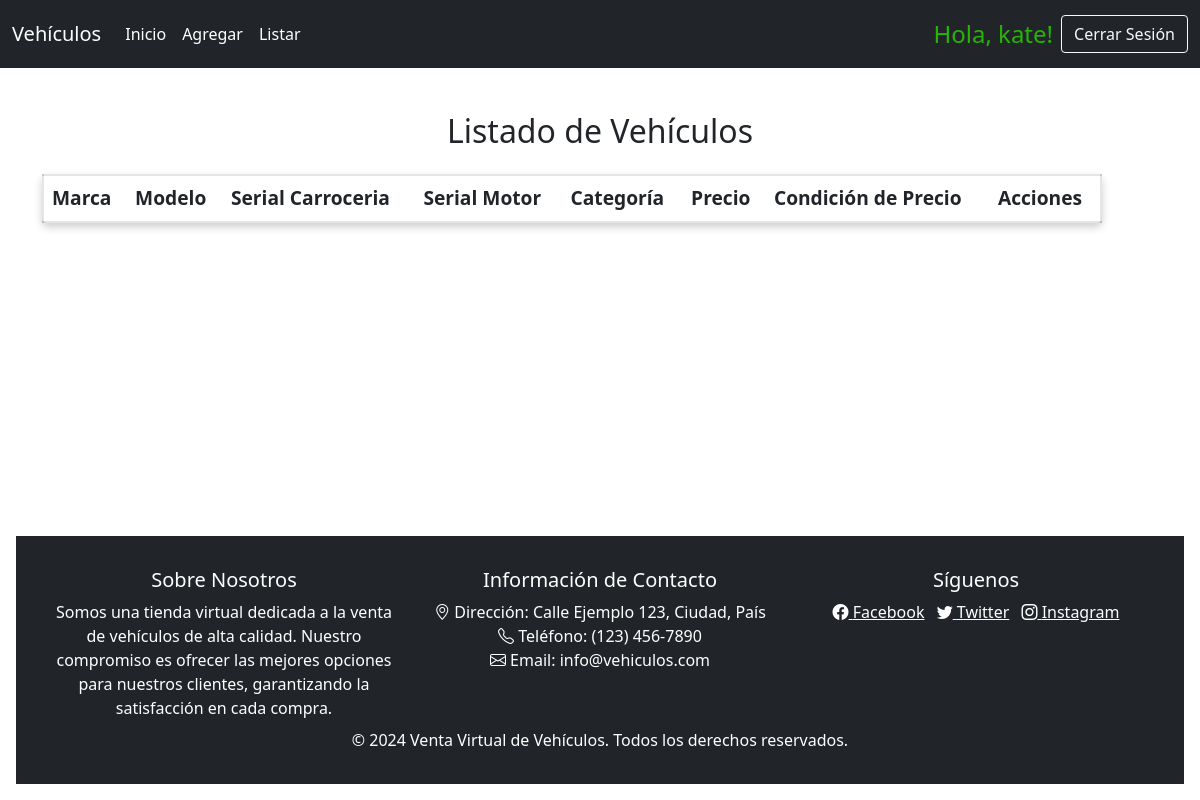
Before: /vehiculos/ (signed in) with the older database file.
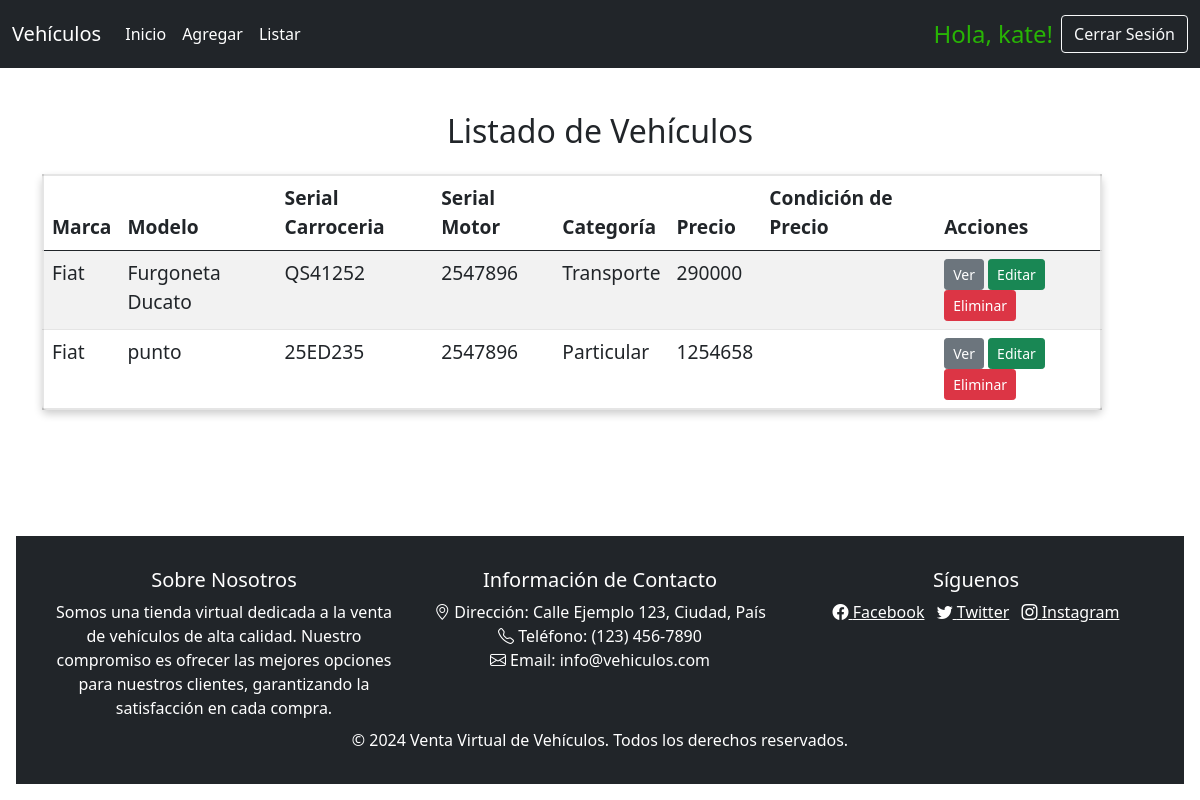
After: the same page with the newer database file.
### vehiculo/models.py (models this page shows, shortened)
class Vehiculo(models.Model):
    marca = models.ForeignKey(Marca, on_delete=models.CASCADE)
    modelo = models.CharField(max_length=100)
    serial_carroceria = models.CharField(max_length=50)
    serial_motor = models.CharField(max_length=50)
    categoria = models.CharField(max_length=20, choices=[
        ('Particular', 'Particular'),
        ('Transporte', 'Transporte'),
        ('Carga', 'Carga'),
    ])
    precio = models.IntegerField()
    fecha_de_creacion = models.DateTimeField(auto_now_add=True)
    fecha_de_modificacion = models.DateTimeField(auto_now=True)
    class Meta:
        permissions = [
            ("visualizar_catalogo", "Puede visualizar el catálogo de vehículos"),
        ]

class Marca(models.Model):
    nombre = models.CharField(max_length=100)
    def __str__(self):
        return self.nombre

### vehiculo/views.py (the view)
# urls.py: path('vehiculos/', vehiculos_list, name='vehiculos_list'),
@login_required
def vehiculos_list(request):
    precio_min = request.GET.get('precio_min', 0)  # Por defecto es 0 si no se proporciona
    precio_max = request.GET.get('precio_max', None)  # Si no se proporciona, queda como None
    try:
        precio_min = int(precio_min)
    except ValueError:
        precio_min = 0  # Valor por defecto si no es un entero válido
    if precio_max:
        try:
            precio_max = int(precio_max)
        except ValueError:
            precio_max = None  # Si no es válido, se ignora
    if precio_max is not None:
        vehiculos = Vehiculo.objects.filter(precio__gte=precio_min, precio__lte=precio_max)
    else:
        vehiculos = Vehiculo.objects.filter(precio__gte=precio_min)
    return render(request, 'vehiculos_list.html', {'vehiculos': vehiculos})

### vehiculo/templates/vehiculos_list.html (shortened to what this page needs)
{% extends 'base.html' %}
{% block content %}
<div class="containerTabla" style="margin: 20px auto;">
    <h2 class="text-center mb-4">Listado de Vehículos</h2>
    <table class="table table-striped"
        style="width: 95%; border: 2px solid rgba(0, 0, 0, 0.1); border-radius: 5px; box-shadow: 0 4px 8px rgba(0, 0, 0, 0.2);">
        <thead>
            <tr>
                <th style="font-size: 1.2rem;">Marca</th>
                <th style="font-size: 1.2rem;">Modelo</th>
                <th style="font-size: 1.2rem;">Serial Carroceria</th>
                <th style="font-size: 1.2rem;">Serial Motor</th>
                <th style="font-size: 1.2rem;">Categoría</th>
                <th style="font-size: 1.2rem;">Precio</th>
                <th style="font-size: 1.2rem;">Condición de Precio</th>
                <th style="font-size: 1.2rem;">Acciones</th>
            </tr>
        </thead>
        <tbody>
            {% for vehiculo in vehiculos %}
            <tr>
                <td style="font-size: 1.2rem;">{{ vehiculo.marca }}</td>
                <td style="font-size: 1.2rem;">{{ vehiculo.modelo }}</td>
                <td style="font-size: 1.2rem;">{{ vehiculo.serial_carroceria }}</td>
                <td style="font-size: 1.2rem;">{{ vehiculo.serial_motor }}</td>
                <td style="font-size: 1.2rem;">{{ vehiculo.categoria }}</td>
                <td style="font-size: 1.2rem;">{{ vehiculo.precio }}</td>
                <td style="font-size: 1.2rem;">{{ vehiculo.condicion_precio }}</td>
                <td>
                    <a href="{% url 'ver_vehiculo' vehiculo.pk %}" class="btn btn-secondary btn-sm"
                        style="text-decoration: none;">Ver</a>
                    <a href="{% url 'editar_vehiculo' vehiculo.pk %}" class="btn btn-success btn-sm"
                        style="text-decoration: none;">Editar</a>
                    <a href="{% url 'eliminar_vehiculo' vehiculo.pk %}" class="btn btn-danger btn-sm"
                        style="text-decoration: none;">Eliminar</a>
                </td>
            </tr>
            {% endfor %}
        </tbody>
    </table>
</div>
{% endblock %}

### vehiculo/templates/base.html (shortened to what this page needs)
<!DOCTYPE html>
<html lang="en">
<head>
  <link href="https://cdn.jsdelivr.net/npm/bootstrap@5.0.2/dist/css/bootstrap.min.css" rel="stylesheet"
>
  <link rel="stylesheet" href="https://cdn.jsdelivr.net/npm/bootstrap-icons@1.8.1/font/bootstrap-icons.css">
  {% load static %}
  <link rel="stylesheet" href="{% static 'css/style.css' %}?v=1.0">
</head>
<body>
  <nav>
    {% include 'navbar.html' %}
  </nav>
  <main class="container mt-4">
    {% block content %}
    {% endblock %}
  </main>
  <footer>
    {% include 'footer.html' %}
  </footer>
</body>
</html>

### vehiculo/templates/navbar.html (shortened to what this page needs)
<nav class="navbar navbar-expand-lg bg-dark text-white">
    <div class="container-fluid">
        <a id="navbarText" class="navbar-brand text-white" href="{% url 'index' %}">Vehículos</a>
        <div class="collapse navbar-collapse" id="navbarNav">
            <ul class="navbar-nav me-auto">
                <li class="nav-item">
                    <a class="nav-link active text-white" aria-current="page" href="{% url 'index' %}">Inicio</a>
                </li>
                <li class="nav-item">
                    <a class="nav-link text-white" href="{% url 'add_vehiculos' %}">Agregar</a>
                </li>
                <li class="nav-item">
                    <a class="nav-link text-white" href="{% url 'vehiculos_list' %}">Listar</a>
                </li>
            </ul>
            {% if user.is_authenticated %}
            <span class="navbar-text me-2" style="color: rgb(40, 180, 5); font-size: 24px;">Hola, {{ user.username }}!</span>
            <form action="{% url 'logout' %}" method="post" style="display: inline;">
                <button type="submit" class="btn btn-outline-light">Cerrar Sesión</button>
            </form>
            {% else %}
            <a class="btn btn-outline-light" href="{% url 'login' %}">Iniciar Sesión</a>
            <a class="btn btn-outline-light ms-2" href="{% url 'register' %}">Registrarse</a>
            {% endif %}
        </div>
    </div>
</nav>

### vehiculo/templates/footer.html
<footer class="bg-dark text-white mt-5">
    <div class="container-fluid p-3">
        <div class="row">
            <div class="col-md-4 mb-2">
                <h5>Sobre Nosotros</h5>
                <p class="mb-0">Somos una tienda virtual dedicada a la venta de vehículos de alta calidad. Nuestro
                    compromiso es ofrecer las mejores opciones para nuestros clientes, garantizando la satisfacción en
                    cada compra.</p>
            </div>
            <div class="col-md-4 mb-2">
                <h5>Información de Contacto</h5>
                <ul class="list-unstyled mb-0">
                    <li><i class="bi bi-geo-alt"></i> Dirección: Calle Ejemplo 123, Ciudad, País</li>
                    <li><i class="bi bi-telephone"></i> Teléfono: (123) 456-7890</li>
                    <li><i class="bi bi-envelope"></i> Email: info@vehiculos.com</li>
                </ul>
            </div>
            <div class="col-md-4 mb-2">
                <h5>Síguenos</h5>
                <ul class="list-inline mb-0">
                    <li class="list-inline-item">
                        <a href="#" class="text-white"><i class="bi bi-facebook"></i> Facebook</a>
                    </li>
                    <li class="list-inline-item">
                        <a href="#" class="text-white"><i class="bi bi-twitter"></i> Twitter</a>
                    </li>
                    <li class="list-inline-item">
                        <a href="#" class="text-white"><i class="bi bi-instagram"></i> Instagram</a>
                    </li>
                </ul>
            </div>
        </div>
        <div class="text-center">
            <p class="mb-0">&copy; 2024 Venta Virtual de Vehículos. Todos los derechos reservados.</p>
        </div>
    </div>
</footer>
<link rel="stylesheet" href="https://cdn.jsdelivr.net/npm/bootstrap-icons@1.8.1/font/bootstrap-icons.css">

### vehiculo/static/css/style.css (style rules this page uses)
html, body { height: 100%; margin: 0; }
body { display: flex; flex-direction: column; }
main { flex: 1; }
footer { color: white; text-align: center; padding: 1rem; margin-top: auto; }

Changed rows visible on the page:
added Vehiculo: marca "Fiat", modelo "Furgoneta Ducato", serial_carroceria "QS41252", serial_motor "2547896", categoria "Transporte", precio "290000"
added Vehiculo: marca "Fiat", modelo "punto", serial_carroceria "25ED235", serial_motor "2547896", categoria "Particular", precio "1254658"
